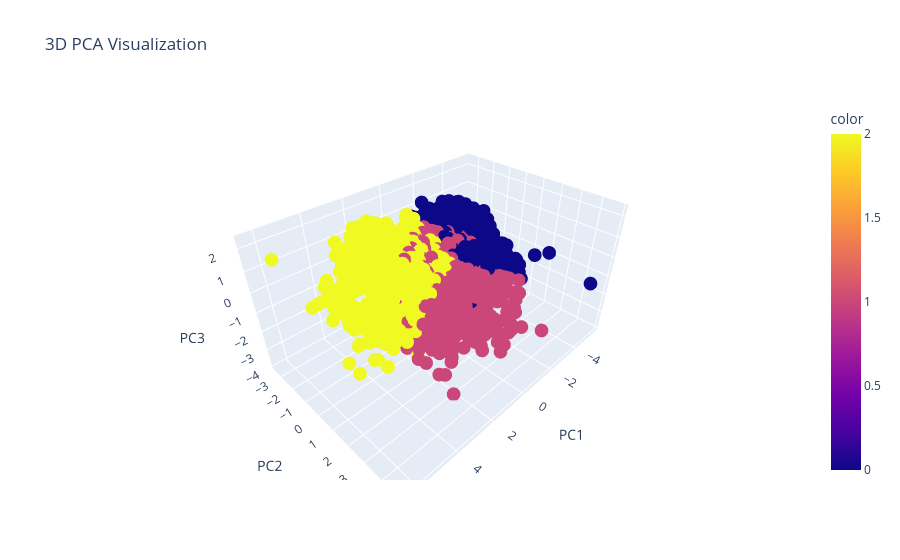

Source (notebook cell):
### Code cell
import plotly.express as px
pca_df = pd.DataFrame(
    trans_pca[:, :3],  # Select the first 3 principal components
    columns=['PC1', 'PC2', 'PC3']
)

# 3D Scatter Plot
fig = px.scatter_3d(
    pca_df,
    x='PC1',
    y='PC2',
    z='PC3',
    title='3D PCA Visualization',
    color=labels  # Color points based on cluster labels
)

fig.show()

### Figure 1 — Plotly figure (JSON) as saved in the notebook; plotly's stock layout.template omitted (floating-point values rounded to 4 significant figures; data arrays with more than 128 entries replaced by an {"elided": "..."} marker saying what was removed)
{"data": [{"hovertemplate": "PC1=%{x}<br>PC2=%{y}<br>PC3=%{z}<br>color=%{marker.color}<extra></extra>", "legendgroup": "", "marker": {"color": {"elided": "2239 int values"}, "coloraxis": "coloraxis", "symbol": "circle"}, "mode": "markers", "name": "", "scene": "scene", "showlegend": false, "type": "scatter3d", "x": {"elided": "2239 float values"}, "y": {"elided": "2239 float values"}, "z": {"elided": "2239 float values"}}], "layout": {"coloraxis": {"colorbar": {"title": {"text": "color"}}, "colorscale": [[0, "#0d0887"], [0.1111, "#46039f"], [0.2222, "#7201a8"], [0.3333, "#9c179e"], [0.4444, "#bd3786"], [0.5556, "#d8576b"], [0.6667, "#ed7953"], [0.7778, "#fb9f3a"], [0.8889, "#fdca26"], [1, "#f0f921"]]}, "legend": {"tracegroupgap": 0}, "scene": {"domain": {"x": [0, 1], "y": [0, 1]}, "xaxis": {"title": {"text": "PC1"}}, "yaxis": {"title": {"text": "PC2"}}, "zaxis": {"title": {"text": "PC3"}}}, "title": {"text": "3D PCA Visualization"}}}
